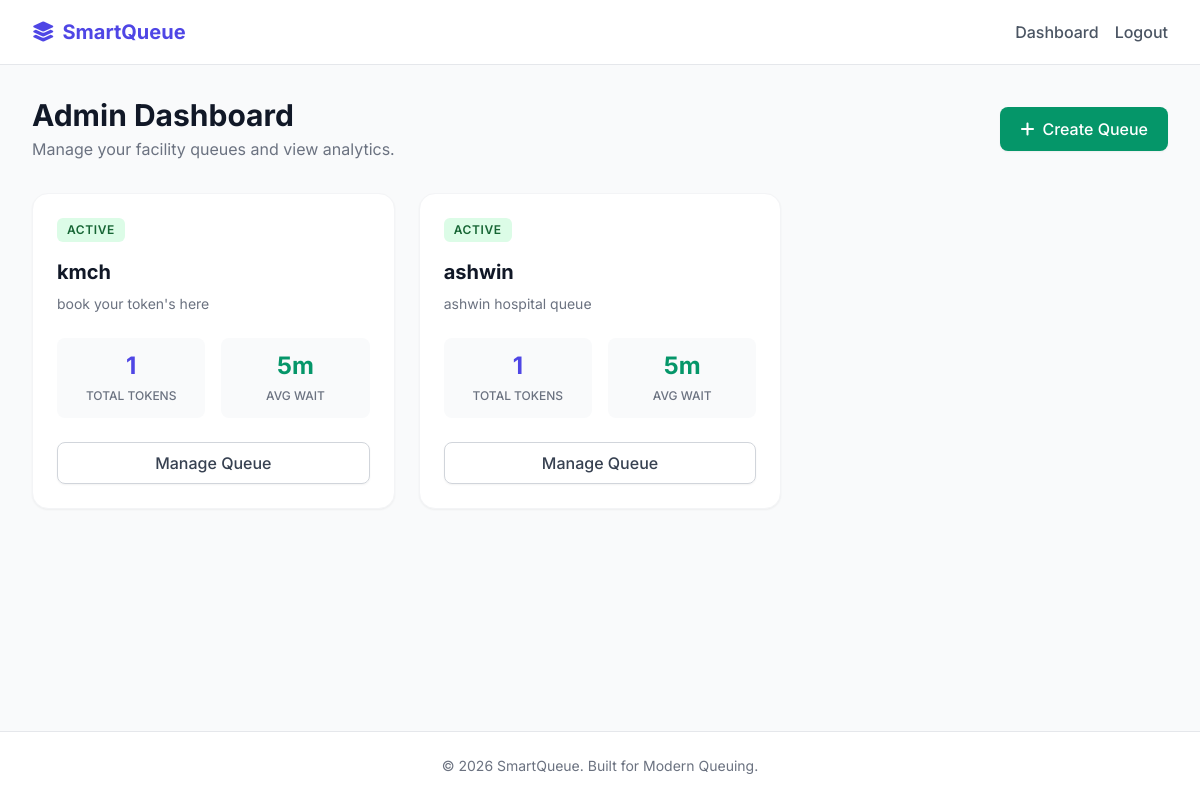
Before: /dashboard/ (signed in) with the older database file.
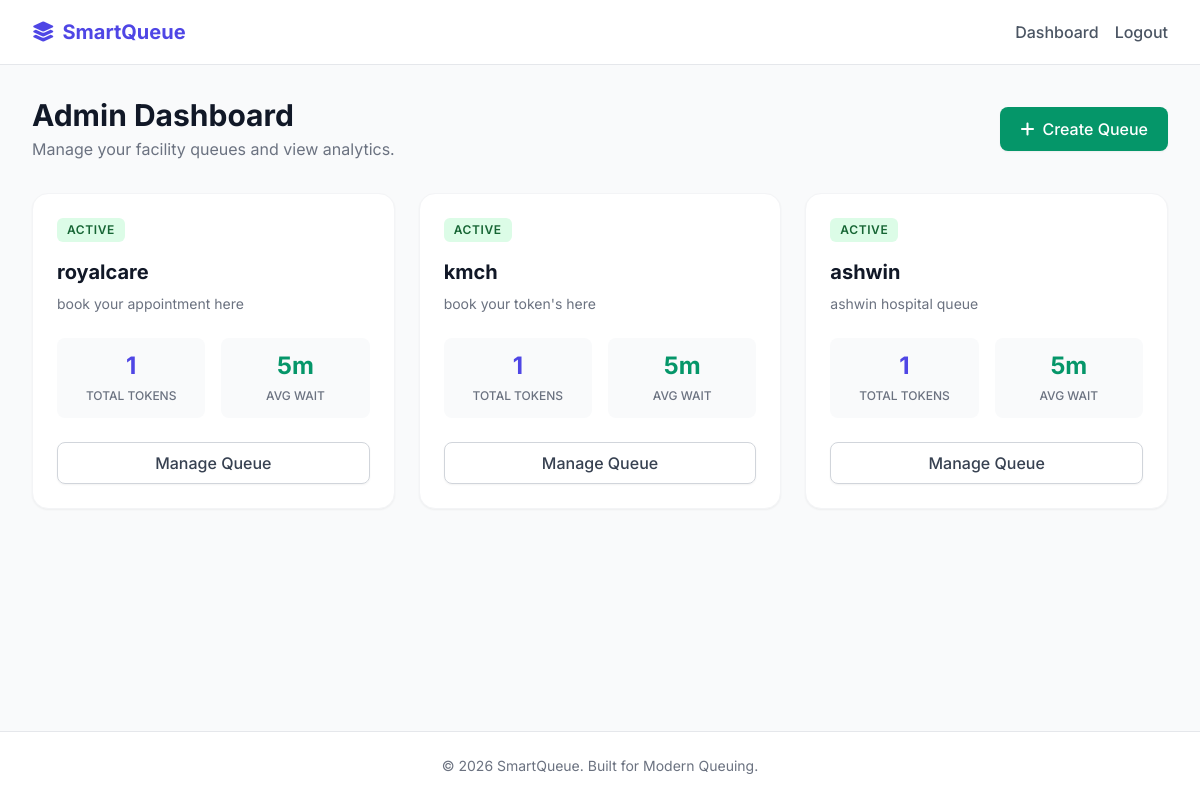
After: the same page with the newer database file.
### queues/models.py (models this page shows)
class Queue(models.fields.CharField):
    pass # Re-write

### queues/views.py (the view)
# urls.py: path('dashboard/', views.dashboard, name='dashboard'),
@login_required
def dashboard(request):
    if request.user.is_owner:
        if request.user.is_superuser:
            managed_queues = Queue.objects.all().order_by('-created_at')
        else:
            managed_queues = Queue.objects.filter(created_by=request.user).order_by('-created_at')
        context = {'queues': managed_queues, 'is_owner': True}
        return render(request, 'dashboard.html', context)
    else:
        user_tokens = Token.objects.filter(user=request.user).order_by('-created_at')
        context = {'tokens': user_tokens, 'is_owner': False}
        return render(request, 'dashboard.html', context)

### users/models.py (called while the page is built)
    @property
    def is_owner(self):
        return self.role == 'ADMIN' or self.is_superuser

### templates/dashboard.html (shortened to what this page needs)
{% extends 'base.html' %}
{% block content %}
<div class="mb-8 flex justify-between items-center">
    <div>
        <h1 class="text-3xl font-bold text-gray-900">
            {% if is_owner %}Admin Dashboard{% else %}My Dashboard{% endif %}
        </h1>
        <p class="text-gray-500 mt-1">
            {% if is_owner %}Manage your facility queues and view analytics.{% else %}Manage your active queue tokens.{% endif %}
        </p>
    </div>
    {% if not is_owner %}
    <a href="{% url 'join_queue' %}" class="px-5 py-2.5 bg-indigo-600 text-white rounded-lg font-medium hover:bg-indigo-700 shadow-sm smooth-hover flex items-center gap-2">
        <i class="fa-solid fa-plus"></i> Join New Queue
    </a>
    {% else %}
    <a href="{% url 'create_queue' %}" class="px-5 py-2.5 bg-emerald-600 text-white rounded-lg font-medium hover:bg-emerald-700 shadow-sm smooth-hover flex items-center gap-2">
        <i class="fa-solid fa-plus"></i> Create Queue
    </a>
    {% endif %}
</div>
{% if is_owner %}
    {% if queues %}
        <div class="grid grid-cols-1 md:grid-cols-2 lg:grid-cols-3 gap-6">
            {% for queue in queues %}
            <div class="bg-white rounded-2xl shadow-sm border border-gray-100 p-6 hover:shadow-md smooth-hover flex flex-col">
                <div class="flex justify-between items-start mb-4">
                    <span class="inline-flex items-center px-2.5 py-1 rounded-md text-xs font-semibold uppercase tracking-wider {% if queue.is_active %}bg-green-100 text-green-800{% else %}bg-red-100 text-red-800{% endif %}">
                        {% if queue.is_active %}Active{% else %}Inactive{% endif %}
                    </span>
                </div>
                <h3 class="text-xl font-bold text-gray-900 mb-2">{{ queue.name }}</h3>
                <p class="text-sm text-gray-500 mb-6 flex-grow">{{ queue.description|truncatewords:60 }}</p>
                <div class="grid grid-cols-2 gap-4 mb-6">
                    <div class="bg-gray-50 p-3 rounded-lg text-center">
                        <span class="block text-2xl font-bold text-indigo-600">{{ queue.tokens.count }}</span>
                        <span class="text-xs text-gray-500 uppercase font-medium">Total Tokens</span>
                    </div>
                    <div class="bg-gray-50 p-3 rounded-lg text-center">
                        <span class="block text-2xl font-bold text-emerald-600">{{ queue.avg_wait_time_per_person }}m</span>
                        <span class="text-xs text-gray-500 uppercase font-medium">Avg Wait</span>
                    </div>
                </div>
                <a href="{% url 'manage_queue' queue.id %}" class="w-full text-center px-4 py-2 border border-gray-300 text-gray-700 rounded-lg font-medium hover:bg-gray-50 shadow-sm smooth-hover">
                    Manage Queue
                </a>
            </div>
            {% endfor %}
        </div>
    {% endif %}
{% endif %}
{% endblock %}

Changed rows visible on the page:
added Queue: is_active "ACTIVE", name "royalcare", description "book your appointment here", tokens.count "1", avg_wait_time_per_person "5"
